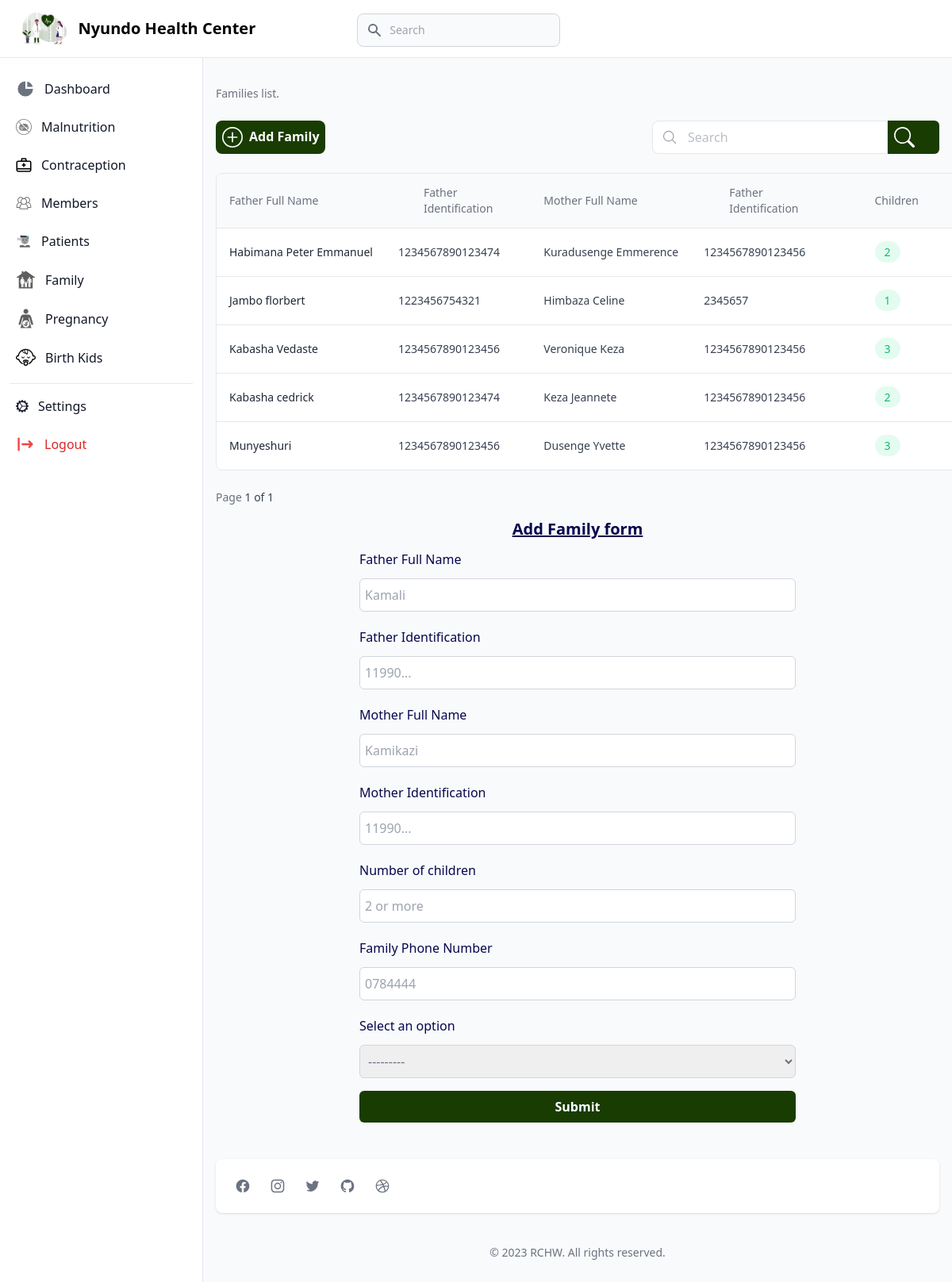
The app's page /family/ (signed in), older data.
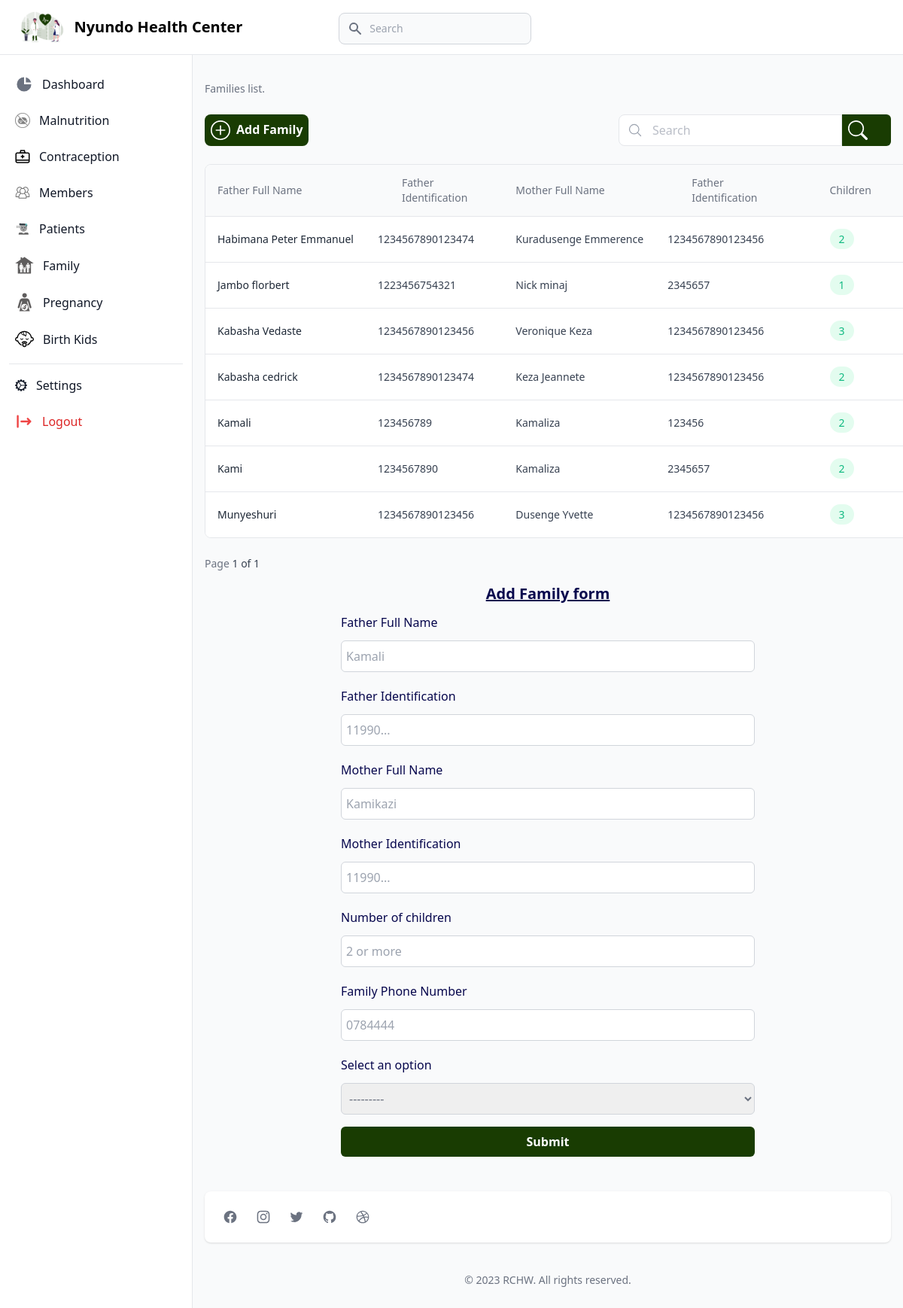
The same page, newer data.
### home/models.py (models this page shows, shortened)
class HouseHold(models.Model):
    id = models.UUIDField(default=uuid.uuid4, primary_key=True, editable=False)
    father_full_name=models.CharField(max_length=250)
    father_id_no= models.CharField(_("father_identification_number"),max_length=16)
    mother_full_name=models.CharField(max_length=250)
    mother_id_no= models.CharField(_("mother_identification_number"),max_length=16)
    number_child=models.IntegerField(default=0)
    phone_number=models.CharField(max_length=16)
    worker=models.ForeignKey(User,related_name='umujyanama_family',on_delete=models.CASCADE)
    village=models.ForeignKey(Village,related_name='family_village',on_delete=models.CASCADE)
    created_on = models.DateTimeField(_("created on"), auto_now_add=True)
    class Meta:
        verbose_name = _("House Hold")
        verbose_name_plural = _("House Hold")
        ordering = ('father_full_name',)

### accounts/decoration.py (the view)
    def wrap(request, *args, **kwargs):
        if request.user.user_type ==User.HC:
            return function(request, *args, **kwargs)
        else:
            raise PermissionDenied

### healthCenter/forms.py
class HouseHoldForm(forms.ModelForm):
    class Meta:
        model = HouseHold
        fields = ('father_full_name', 'father_id_no','mother_full_name','mother_id_no','number_child','phone_number','village')

### accounts/decoration.py (called while the page is built)
def is_health_center(function):
    def wrap(request, *args, **kwargs):
        if request.user.user_type ==User.HC:
            return function(request, *args, **kwargs)
        else:
            raise PermissionDenied
    wrap.__doc__ = function.__doc__
    wrap.__name__ = function.__name__
    return wrap

### accounts/models.py (called while the page is built)
    def __str__(self):
            return self.name

### healthCenter/views.py (called while the page is built, shortened)
@is_health_center
def house_hold(request):
    all_mal=HouseHold.objects.filter()
    paginator=Paginator(all_mal, 10)
    page_number = request.GET.get("page")
    page_obj = paginator.get_page(page_number)
    village=Village.objects.all()
    form=HouseHoldForm()
    context={
        "all_mal":page_obj,
        "page_number":page_number,
        "count":paginator.num_pages,
        "c_record":all_mal.count(),
        'village':village,
        'form':form
    }
    return render(request,'healtfeature/houseHold.html',context)

### healthCenter/templates/healtfeature/houseHold.html (shortened to what the changed rows need)
{% extends 'base/healthCenter/base.html'%}
{% block css%}
<link rel="stylesheet" href="https://cdn.jsdelivr.net/npm/uikit@3.16.24/dist/css/uikit.min.css" />
{%endblock%}
{% block main%}
<section class="container px-4 mx-auto mt-10">
    <div class="flex flex-col mt-6">
        <div class="-mx-4 -my-2 overflow-x-auto sm:-mx-6 lg:-mx-8">
            <div class="inline-block min-w-full py-2 align-middle md:px-6 lg:px-8">
                <div class="overflow-hidden border border-gray-200 dark:border-gray-700 md:rounded-lg">
                    <table class="min-w-full divide-y divide-gray-200 dark:divide-gray-700">
                        <thead class="bg-gray-50 dark:bg-gray-800">
                            <tr>
                                <th scope="col" class="py-3.5 px-4 text-sm font-normal text-left rtl:text-right text-gray-500 dark:text-gray-400">
                                    <button class="flex items-center gap-x-3 focus:outline-none">
                                        <span>Father Full Name</span>
                                    </button>
                                </th>
                                <th scope="col" class="px-12 py-3.5 text-sm font-normal text-left rtl:text-right text-gray-500 dark:text-gray-400">
                                    Father Identification
                                </th>
                                <th scope="col" class="py-3.5 px-4 text-sm font-normal text-left rtl:text-right text-gray-500 dark:text-gray-400">
                                    <button class="flex items-center gap-x-3 focus:outline-none">
                                        <span>Mother Full Name</span>
                                    </button>
                                </th>
                                <th scope="col" class="px-12 py-3.5 text-sm font-normal text-left rtl:text-right text-gray-500 dark:text-gray-400">
                                    Father Identification
                                </th>
                                <th scope="col" class="px-12 py-3.5 text-sm font-normal text-left rtl:text-right text-gray-500 dark:text-gray-400">
                                    Children
                                </th>
                            </tr>
                        </thead>
                        <tbody class="bg-white divide-y divide-gray-200 dark:divide-gray-700 dark:bg-gray-900">
                            {% for contact in all_mal %}
                            <tr>
                                <td class="px-4 py-4 text-sm font-medium whitespace-nowrap">
                                    <div>
                                        <h2 class="font-medium text-gray-800 dark:text-white ">{{contact.father_full_name}}</h2>
                                </td>
                                <td class="px-4 py-4 text-sm whitespace-nowrap">
                                    <div>
                                        <h4 class="text-gray-700 dark:text-gray-200">{{contact.father_id_no}}</h4>
                                    </div>
                                </td>
                                <td class="px-4 py-4 text-sm whitespace-nowrap">
                                    <div>
                                        <h4 class="text-gray-700 dark:text-gray-200">{{contact.mother_full_name}}</h4>
                                    </div>
                                </td>
                                <td class="px-4 py-4 text-sm whitespace-nowrap">
                                    <div>
                                        <h4 class="text-gray-700 dark:text-gray-200">{{contact.mother_id_no}}</h4>
                                    </div>
                                </td>
                                <td class="px-12 py-4 text-sm font-medium whitespace-nowrap">
                                    <div class="inline px-3 py-1 text-sm font-normal rounded-full text-emerald-500 gap-x-2 bg-emerald-100/60 dark:bg-gray-800">
                                      {{contact.number_child}}
                                    </div>
                                </td>
                            </tr>
                            {% endfor %}
                        </tbody>
                    </table>
                </div>
            </div>
        </div>
    </div>
</section>
{% endblock%}

Row changes from the older to the newer data that the page shows:
changed HouseHold "Jambo florbert": mother_full_name "Himbaza Celine" → "Nick minaj"
added HouseHold: father_full_name "Kamali", father_id_no "123456789", mother_full_name "Kamaliza", mother_id_no "123456", number_child "2"
added HouseHold: father_full_name "Kami", father_id_no "1234567890", mother_full_name "Kamaliza", mother_id_no "2345657", number_child "2"
